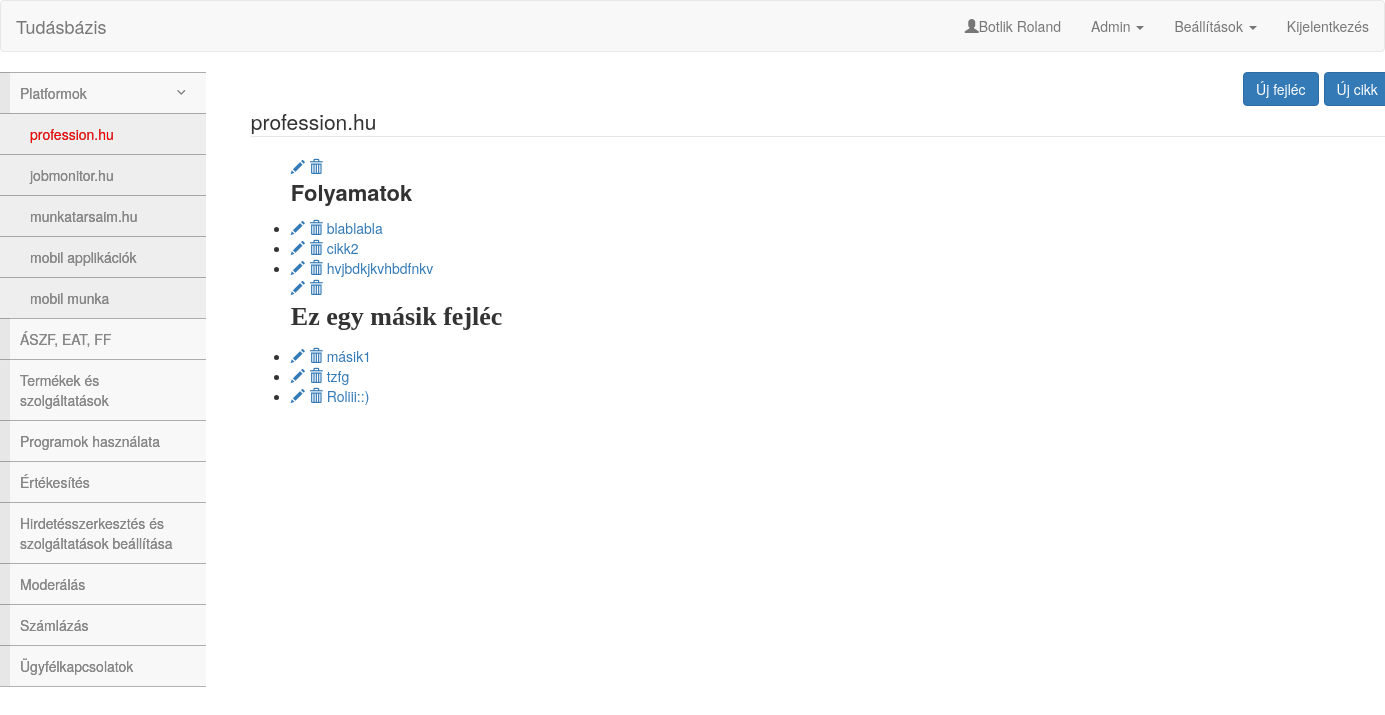
Page /page.php?pageid=11 (signed in) on the committed database.
### tables this page shows
CREATE TABLE `menu` (
  `id` int(11) NOT NULL,
  `title` varchar(64) NOT NULL,
  `parentId` int(11) NOT NULL
);

CREATE TABLE `articles` (
  `id` int(11) NOT NULL,
  `ownerid` int(11) NOT NULL,
  `type` varchar(16) NOT NULL,
  `location` int(11) NOT NULL,
  `position` int(11) NOT NULL,
  `created` datetime NOT NULL,
  `modified` datetime NOT NULL,
  `title` varchar(128) NOT NULL,
  `text` text NOT NULL
);

### src/db.php (called while the page is built, shortened)
<?php
class DB{
var $connection;
	function __construct() {
		$connection = @mysql_connect('localhost','root','root');
		$table = mysql_select_db('tudasbazis',$connection);
		$this->connection = $connection;
	}
	function query($queryString) {
		$resultId = mysql_query($queryString, $this->connection);
		$rows=Array();
		while($record = mysql_fetch_assoc($resultId)){
			$rows[] = $record;
		}
		return $rows;
	}
	function close(){
		$close = mysql_close($this->connection);
	}
}
?>

### src/Utilities.php (called while the page is built, shortened)
<?php
class Utilities
{
	public static function GetNameById()
    {
        $db = new DB();
        $id = $_SESSION['userid'];
        $result = $db->query("SELECT lastname, firstname FROM login WHERE id = '$id';");
        if(count($result))
		{
			$nev = $result[0]['lastname'];
			$nev .= " " . $result[0]['firstname'];
			return $nev;
		}
		else
		{
			return "";
		}
    }
	public static function HasPermission($userid, $permission)
	{
		$db = new DB();
		if($db->query("SELECT * FROM permission WHERE userid = '$userid' AND permission = '$permission'"))
		{
			return true;
		}
		else
		{
			$db->close();
			return false;
		}
	}
}
?>

### src/articles.php (the view, shortened to what this page needs)
<?php
	$db = new DB();
	$result = $db->query("SELECT * FROM articles WHERE location = " . $_GET['pageid'] . " ORDER BY position");
	echo '<ul id="sortable" class="ui-sortable">';
	foreach($result as $article)
	{
		if ($article['type'] == 'normal'){
			echo '<li id="position-'.$article['id'].'" class="ui-state-default ui-sortable-handle" >';
			echo '<a href="updatearticle.php?articleid='. $article['id'] . '&location=' . $_GET['pageid'] . '"><span class="glyphicon glyphicon-pencil"></span></a>' . ' ';
			echo '<a href="deletearticle.php?articleid='. $article['id'] . '&location=' . $_GET['pageid'] . '"><span class="glyphicon glyphicon-trash"></span></a>' . ' ';
			echo '<a href="readarticle.php?articleid='. $article['id'] . '">'.$article['title'].'</a>';
		}
		elseif($article['type'] == 'title'){
			echo '<li style="list-style-type: none;" id="position-'.$article['id'].'" class="ui-state-default ui-sortable-handle" >';
			echo '<a href="updatetitle.php?articleid='. $article['id'] .  '&location=' . $_GET['pageid'] . '"><span class="glyphicon glyphicon-pencil"></span></a>' . ' ';
			echo '<a href="deletetitle.php?articleid='. $article['id'] .  '&location=' . $_GET['pageid'] . '"><span class="glyphicon glyphicon-trash"></span></a>' . ' ';
			echo $article['text'];
		}
	}
	echo '</ul>';
?>

### src/page.php (shortened to what this page needs)
<html>
	<head>
		<link rel="stylesheet" type="text/css" href="css/bootstrap.min.css" />
		<link rel="stylesheet" href="https://cdnjs.cloudflare.com/ajax/libs/twitter-bootstrap/3.3.6/css/bootstrap.min.css" />
		<link rel="stylesheet" href="https://cdnjs.cloudflare.com/ajax/libs/font-awesome/4.6.2/css/font-awesome.min.css" />
		<link rel="stylesheet" href="metisMenu.min.css" />
		<link rel="stylesheet" href="demo.css" />
		<link rel="stylesheet" href="https://cdnjs.cloudflare.com/ajax/libs/prism/1.4.1/themes/prism.min.css" />
	</head>
	<body>
<?php
	include_once('menu.php');
	include_once('sideMenu.php');
?>
<div class="row">
	<div class="col-md-2">
		<?php sideMenu::show(); ?>
	</div>
	<div class="col-md-10">
	<div class="container">
		<div class="text-right btn-toolbar">
       		<a href=<?php echo 'newarticle.php?location='.$_GET['pageid']; ?> class="btn btn-primary pull-right"> Új cikk </a>
			<a href=<?php echo 'newtitle.php?location='.$_GET['pageid']; ?> class="btn btn-primary pull-right"> Új fejléc </a>
		</div>
<?php
	$db = new DB();
	$title = $db->query("SELECT title FROM menu WHERE id = " . $_GET['pageid']);
	echo '<legend>'
	.$title[0]['title']
	.'</legend>';
	include_once('articles.php');
?>
</div>
</div>
	</body>
</html>

### src/menu.php (shortened to what this page needs)
<?php
$nev = Utilities::GetNameById();
?>
<nav role="navigation" class="navbar navbar-default">
	<div class="navbar-header">
        <a href="index.php" class="navbar-brand">Tudásbázis</a>
    </div>
    <div id="navbarCollapse" class="collapse navbar-collapse">
        <ul class="nav navbar-nav navbar-right">
			<li><p class="navbar-text"><span class="glyphicon glyphicon-user"></span><?php echo $nev ?></li>
			<?php if(Utilities::HasPermission($_SESSION['userid'],'admin')) { ?>
				<li class="dropdown">
					<a data-toggle="dropdown" class="dropdown-toggle">Admin <b class="caret"></b></a>
				</li>
			<?php } ?>
			<li class="dropdown">
                <a data-toggle="dropdown" class="dropdown-toggle">Beállítások <b class="caret"></b></a>
            </li>
            <li><a href="index.php?logout=1">Kijelentkezés</a></li>
        </ul>
	</div>
</nav>

### src/sideMenu.php (shortened to what this page needs)
<?php
class sideMenu {
	public static function show() {
	echo '<div class="clearfix">'.
    	 	'<aside class="sidebar">'.
      	 		'<nav class="sidebar-nav">'.
         			'<ul class="metismenu" id="menu">';
		$db = new DB();
		$result = $db->query("SELECT id,title FROM menu WHERE parentId = 0");
		foreach($result as $element) {
			echo '<li';
			if (isset($_GET['pageid'])){
				$db = new DB();
				$parentCheck = $db->query("SELECT parentId FROM menu WHERE id = " . $_GET['pageid']);
				if ($parentCheck[0]['parentId'] == $element['id']){
					echo ' class="active"';
				}
			}
			echo '>'
			.'<a';
			if (isset($_GET['pageid'])){
				if ($_GET['pageid'] == $element['id']){
					echo ' style="color:red;"';
				}
			}
			echo ' href="page.php?pageid=' . $element['id'] . '">'. $element['title'];
			$db = new DB();
			if($subResult = $db->query("SELECT title, id FROM menu WHERE parentId = ".$element['id'])) {
				echo '<span class="fa arrow"></span></a>';
				echo '<ul>';
				foreach($subResult as $subElement){
					echo '<li>'
						.'<a';
					if (isset($_GET['pageid'])){
						if ($_GET['pageid'] == $subElement['id']){
							echo ' style="color:red;"';
						}
					}
					echo ' href="page.php?pageid=' . $subElement['id'] . '">' . $subElement['title'] . '</a>'
						.'</li>';
				}
				echo '</ul>';
			}
			else{
				echo '</a>';
			}
			echo '</li>';
		}
		echo 		'</ul>'.
      			'</nav>'.
    		'</aside>'.
		'</div>';
	}
}
?>

### src/demo.css (style rules this page uses)
.sidebar { display: block; float: left; width: 100%; background: #ffffff; }
.sidebar-nav { border-bottom: 1px solid rgba(0, 0, 0, 0.3); background-image: -webkit-linear-gradient(left, color-stop(#f8f8f8 10px), color-stop(#e7e7e7 10px)); background-image: linear-gradient(to right, #e7e7e7 10px, #f8f8f8 10px); background-repeat: repeat-x; filter: progid: DXImageTransform.Microsoft.gradient(startColorstr='#ffe7e7e7', endColorstr='#fff8f8f8', GradientType=1); }
.sidebar-nav ul { padding: 0; margin: 0; list-style: none; }
.sidebar-nav a, .sidebar-nav a:hover, .sidebar-nav a:focus, .sidebar-nav a:active { outline: none; }
.sidebar-nav ul li, .sidebar-nav ul a { display: block; }
.sidebar-nav ul a { padding: 10px 20px; color: #878787; border-top: 1px solid rgba(0, 0, 0, 0.3); box-shadow: 0px 1px 0px rgba(255, 255, 255, 0.05) inset; text-shadow: 0px 0px 0px rgba(0, 0, 0, 0.5); }
.sidebar-nav ul ul a { padding: 10px 30px; background-color: rgba(238, 238, 238, 1); }

### rows in the picture
menu: title "Platformok"
menu: title "profession.hu"
menu: title "jobmonitor.hu"
menu: title "munkatarsaim.hu"
menu: title "mobil applikációk"
menu: title "mobil munka"
menu: title "ÁSZF, EAT, FF"
menu: title "Termékek és szolgáltatások"
menu: title "Programok használata"
menu: title "Értékesítés"
menu: title "Hirdetésszerkesztés és szolgáltatások beállítása"
menu: title "Moderálás"
menu: title "Számlázás"
menu: title "Ügyfélkapcsolatok"
articles: text "Folyamatok"
articles: title "blablabla"
articles: title "cikk2"
articles: title "hvjbdkjkvhbdfnkv"
articles: text "Ez egy másik fejléc"
articles: title "másik1"
articles: title "tzfg"
articles: title "Roliii::)"

### other values in the picture
$nev "Botlik Roland"
